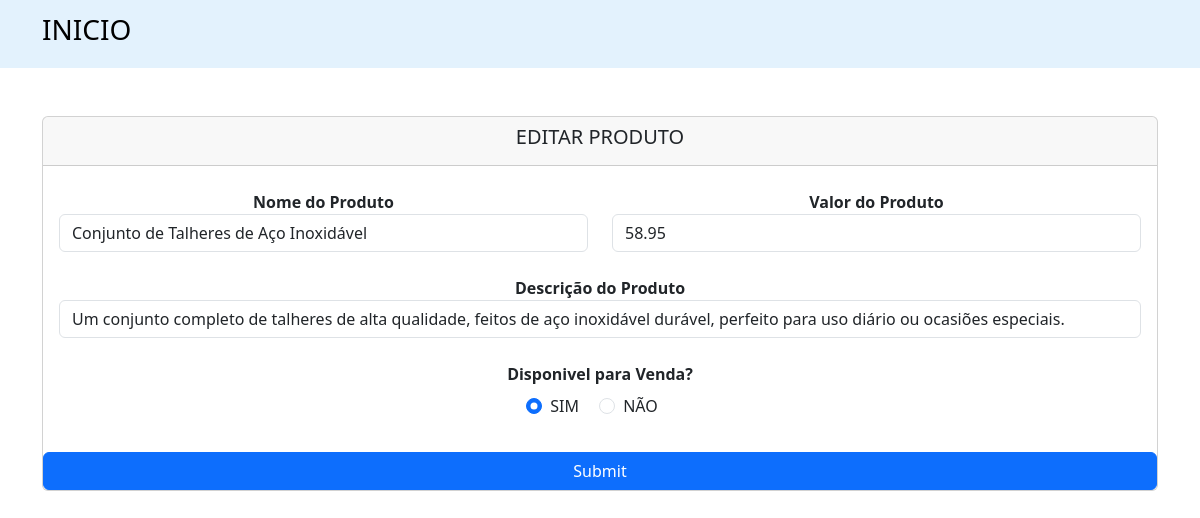
The app's page /edit.php?id=18 with its own data.
### tables this page shows
CREATE TABLE `tb_cadastro` (
  `id` int(11) NOT NULL,
  `produto` varchar(200) NOT NULL,
  `valor` double NOT NULL,
  `descricao` varchar(500) NOT NULL,
  `disponivel` tinyint(1) NOT NULL
);

### edit.php (the view, shortened to what this page needs)
<?php
    include_once('config.php');
if(!empty($_GET['id']))
    {
        $id = $_GET['id'];
        $sqlSelect = "SELECT * FROM tb_cadastro WHERE id=$id";
        $result = $conexao->query($sqlSelect);
        if($result->num_rows > 0)
        {
            while($user_data = mysqli_fetch_assoc($result))
            {
                $produto = $user_data['produto'];
                $valor = $user_data['valor'];
                $descricao = $user_data['descricao'];
                $venda = $user_data['disponivel'];
            }
        }
        else{
            header('Location: index.php');
        }
    }
    else
    {
        header('Location: index.php');
    }
?>
<!DOCTYPE html>
<html lang="pt-br">
<head>
    <link href="https://cdn.jsdelivr.net/npm/bootstrap@5.3.3/dist/css/bootstrap.min.css" rel="stylesheet"
>
    <link rel="stylesheet" href="https://cdn.jsdelivr.net/npm/bootstrap-icons@1.11.3/font/bootstrap-icons.min.css">
</head>
<body>
    <nav class="navbar" style="background-color: #e3f2fd;">
        <div class="container">
            <a class="navbar-brand" href="index.php">
                <h3> INICIO </h3>
            </a>
        </div>
    </nav>
    <div class="container mt-5">
        <div>
            <form action="saveEdit.php" method="POST">
                <div class="card text-center">
                    <div class="card-header">
                        <h5> EDITAR PRODUTO </h5>
                    </div>
                    <div class="card-body">
                        <div class="row">
                            <div class="col">
                                <label for="produto"><b>Nome do Produto</b></label>
                                <input type="text" class="form-control" placeholder="Produto" aria-label="Produto"
                                    id="produto" name="produto" value="<?php echo $produto ?>">
                            </div>
                            <div class="col">
                                <label for="valor"><b>Valor do Produto</b></label>
                                <input type="text" class="form-control" placeholder="Valor (R$)" aria-label="Valor"
                                    id="valor" name="valor" value="<?php echo $valor ?>">
                            </div>
                        </div>
                        <div class="col mt-4">
                            <label for="descricao"><b>Descrição do Produto</b></label>
                            <input type="text" class="form-control" placeholder="Descrição do Produto"
                                aria-label="descricao" id="descricao" name="descricao" value="<?php echo $descricao ?>">
                        </div>
                        <div class="mt-4">
                            <div>
                                <label for=""> <b> Disponivel para Venda? </b></label>
                            </div>
                            <div class="col">
                                <div class="form-check form-check-inline mt-2">
                                    <input class="form-check-input" type="radio" name="disponivel"
                                        id="disponivel_sim" value="1" <?php if ($venda == '1') echo 'checked'; ?>>
                                    <label class="form-check-label" for="disponivel_sim">SIM</label>
                                </div>
                                <div class="form-check form-check-inline">
                                    <input class="form-check-input" type="radio" name="disponivel"
                                        id="disponivel_nao" value="0" <?php if ($venda == '0') echo 'checked'; ?>>
                                    <label class="form-check-label" for="disponivel_nao">NÃO</label>
                                </div>
                            </div>
                        </div>
                    </div>
                    <input type="submit" name="update" id="submit" class="btn btn-primary mt-3">
                </div>
            </form>
        </div>
    </div>
</body>
</html>

### records on screen
tb_cadastro: produto "Conjunto de Talheres de Aço Inoxidável", valor "58.95", descricao "Um conjunto completo de talheres de alta qualidade, feitos de aço inoxidável durável, perfeito para uso diário ou ocasiões especiais.", disponivel "☑ SIM", disponivel "☐ NÃO"
